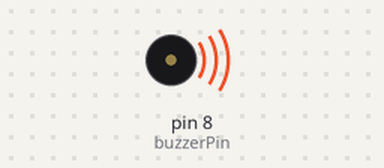
Simulated run of this sketch. Board: Arduino Uno, built with avr-gcc and run on an emulated ATmega328P. On the bench: buzzer (waves = sounding).

Above: at 0.2 s.
At 8.9 s:
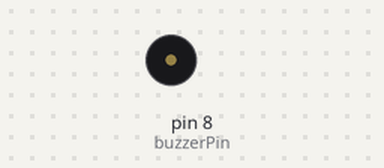
Timing chart, 0 to 9.7 s (numbered marks = the images above):
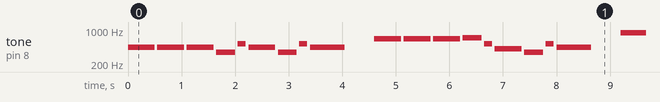

The sketch:

5.ino
```cpp
const int c = 261;
const int d = 294;
const int e = 329;
const int f = 349;
const int g = 391;
const int gS = 415;
const int a = 440;
const int aS = 455;
const int b = 466;
const int cH = 523;
const int cSH = 554;
const int dH = 587;
const int dSH = 622;
const int eH = 659;
const int fH = 698;
const int fSH = 740;
const int gH = 784;
const int gSH = 830;
const int aH = 880;

const int buzzerPin = 8;

int counter = 0;

void setup()
{
  //Setup pin modes
  pinMode(buzzerPin, OUTPUT);
}

void loop()
{

  firstSection();
secondSection();
}

void beep(int note, int duration)
{
  //Play tone on buzzerPin
  tone(buzzerPin, note);
  delay(duration);

  noTone(buzzerPin);

  delay(50);

}

void firstSection()
{
  beep(a, 500);
  beep(a, 500);
  beep(a, 500);
  beep(f, 350);
  beep(cH, 150);
  beep(a, 500);
  beep(f, 350);
  beep(cH, 150);
  beep(a, 650);

  delay(500);

  beep(eH, 500);
  beep(eH, 500);
  beep(eH, 500);
  beep(fH, 350);
  beep(cH, 150);
  beep(gS, 500);
  beep(f, 350);
  beep(cH, 150);
  beep(a, 650);

  delay(500);
}

void secondSection()
{
  beep(aH, 500);
  beep(a, 300);
  beep(a, 150);
  beep(aH, 500);
  beep(gSH, 325);
  beep(gH, 175);
  beep(fSH, 125);
  beep(fH, 125);
  beep(fSH, 250);

  delay(325);

  beep(aS, 250);
  beep(dSH, 500);
  beep(dH, 325);
  beep(cSH, 175);
  beep(cH, 125);
  beep(b, 125);
  beep(cH, 250);

  delay(350);
}
```

Measured:
- by itself, tone on pin 8 (buzzerPin): plays 440 Hz for 0.50 s, 440 Hz for 0.50 s, 440 Hz for 0.50 s, 349 Hz for 0.35 s, 523 Hz for 0.15 s, 440 Hz for 0.50 s … (295 notes in this stretch)
